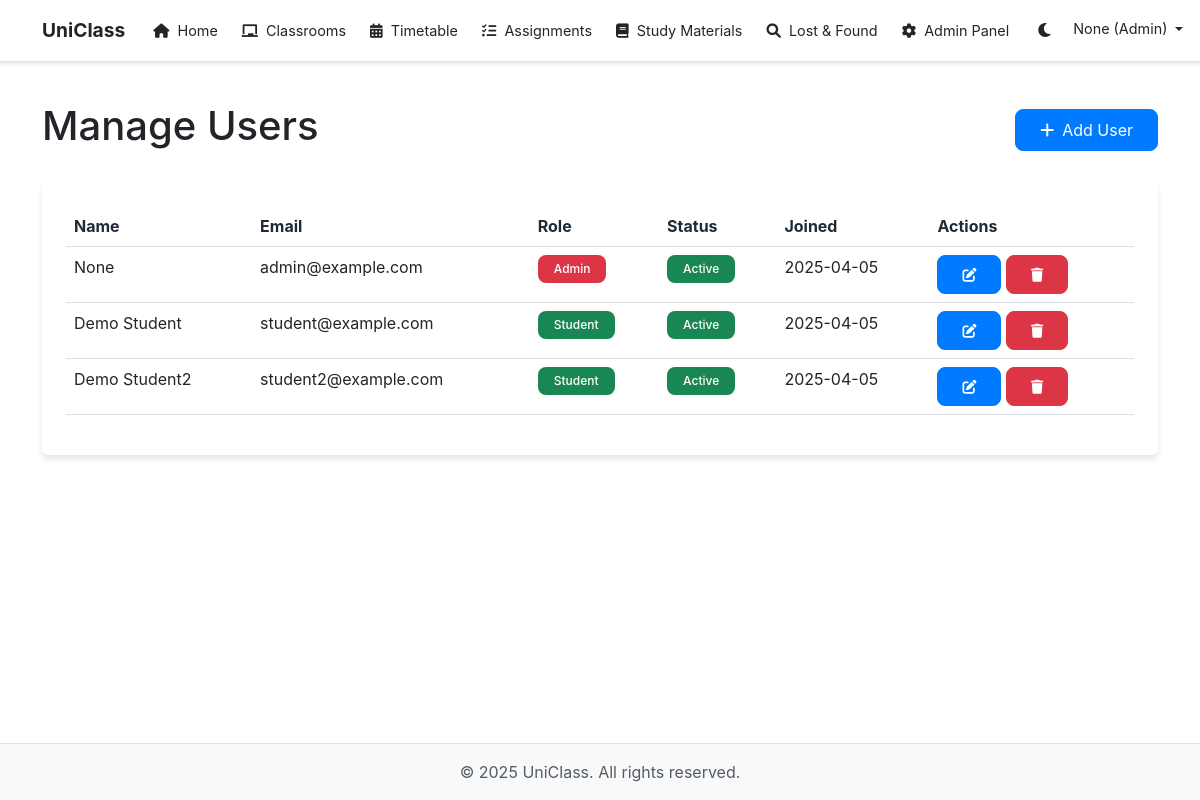
The app's page /admin/users (signed in) with its own data.
### models.py (models this page shows, shortened)
class User(UserMixin, db.Model):
    id = db.Column(db.Integer, primary_key=True)
    username = db.Column(db.String(64), unique=True, nullable=False)
    name = db.Column(db.String(100), nullable=True)  # Made nullable initially
    email = db.Column(db.String(120), unique=True, nullable=False)
    mobile = db.Column(db.String(10), unique=True, nullable=True)
    password_hash = db.Column(db.String(128))
    is_admin = db.Column(db.Boolean, default=False)
    is_approved = db.Column(db.Boolean, default=False)
    role = db.Column(db.String(20), default='student')  # student, teacher, admin
    department = db.Column(db.String(100), nullable=True)  # Added department field
    year = db.Column(db.String(10), nullable=True)  # Added year field
    created_at = db.Column(db.DateTime, default=datetime.utcnow)
    is_active = db.Column(db.Boolean, default=True)  # Added is_active field
    email_notifications = db.Column(db.Boolean, default=True)
    push_notifications = db.Column(db.Boolean, default=True)
    sms_notifications = db.Column(db.Boolean, default=False)
    notification_area = db.Column(db.String(100))
    roles = db.relationship('AdminRole', secondary='user_roles', back_populates='users')
    lost_items = db.relationship('LostItem', backref='owner', lazy='dynamic', foreign_keys='LostItem.user_id')
    found_items = db.relationship('FoundItem', backref='finder', lazy='dynamic', foreign_keys='FoundItem.user_id')
    lost_found_sent_messages = db.relationship('LostFoundChat', backref='sender', foreign_keys='LostFoundChat.sender_id', lazy='dynamic')
    lost_found_received_messages = db.relationship('LostFoundChat', backref='receiver', foreign_keys='LostFoundChat.receiver_id', lazy='dynamic')
    found_by_items = db.relationship('LostItem', backref='found_by_user', lazy='dynamic', foreign_keys='LostItem.found_by')
    given_feedback = db.relationship('Feedback', backref='reviewer', foreign_keys='Feedback.reviewer_id', lazy='dynamic')
    received_feedback = db.relationship('Feedback', backref='reviewee', foreign_keys='Feedback.reviewee_id', lazy='dynamic')
    @property
    def is_teacher(self):
        return self.role == 'teacher'

### routes/admin.py (the view)
@admin_bp.route('/users')
@admin_required
def users():
    users = User.query.all()
    return render_template('admin/users.html', users=users)

### models.py (called while the page is built)
@login_manager.user_loader
def load_user(id):
    return User.query.get(int(id))

### routes/admin.py (called while the page is built)
def admin_required(f):
    @wraps(f)
    def decorated_function(*args, **kwargs):
        if not current_user.is_authenticated or not current_user.is_admin:
            flash('You do not have permission to access this page.', 'danger')
            return redirect(url_for('main.index'))
        return f(*args, **kwargs)
    return decorated_function

### templates/admin/users.html (shortened to what this page needs)
{% extends "base.html" %}
{% block content %}
<div class="container py-4">
    <div class="d-flex justify-content-between align-items-center mb-4">
        <h1>Manage Users</h1>
        <button type="button" class="btn btn-primary" data-bs-toggle="modal" data-bs-target="#addUserModal">
            <i class="fas fa-plus me-2"></i>Add User
        </button>
    </div>
    <div class="card">
        <div class="card-body">
            <div class="table-responsive">
                <table class="table table-hover">
                    <thead>
                        <tr>
                            <th>Name</th>
                            <th>Email</th>
                            <th>Role</th>
                            <th>Status</th>
                            <th>Joined</th>
                            <th>Actions</th>
                        </tr>
                    </thead>
                    <tbody>
                        {% for user in users %}
                        <tr>
                            <td>{{ user.name }}</td>
                            <td>{{ user.email }}</td>
                            <td>
                                {% if user.is_admin %}
                                <span class="badge bg-danger">Admin</span>
                                {% elif user.is_teacher %}
                                <span class="badge bg-primary">Teacher</span>
                                {% else %}
                                <span class="badge bg-success">Student</span>
                                {% endif %}
                            </td>
                            <td>
                                {% if user.is_active %}
                                <span class="badge bg-success">Active</span>
                                {% else %}
                                <span class="badge bg-danger">Inactive</span>
                                {% endif %}
                            </td>
                            <td>{{ user.created_at.strftime('%Y-%m-%d') }}</td>
                            <td>
                                <button class="btn btn-sm btn-primary" data-bs-toggle="modal" data-bs-target="#editUserModal{{ user.id }}">
                                    <i class="fas fa-edit"></i>
                                </button>
                                <button class="btn btn-sm btn-danger" data-bs-toggle="modal" data-bs-target="#deleteUserModal{{ user.id }}">
                                    <i class="fas fa-trash"></i>
                                </button>
                            </td>
                        </tr>
                        {% endfor %}
                    </tbody>
                </table>
            </div>
        </div>
    </div>
</div>
{% endblock %}

### templates/base.html (shortened to what this page needs)
<!DOCTYPE html>
<html lang="en">
<head>
    <link href="https://cdn.jsdelivr.net/npm/bootstrap@5.3.0/dist/css/bootstrap.min.css" rel="stylesheet">
    <link href="https://cdnjs.cloudflare.com/ajax/libs/font-awesome/6.0.0/css/all.min.css" rel="stylesheet">
    <link rel="stylesheet" href="{{ url_for('static', filename='css/style.css') }}">
</head>
<body>
    <nav class="navbar navbar-expand-lg navbar-dark bg-primary">
        <div class="container">
            <a class="navbar-brand" href="{{ url_for('main.index') }}">UniClass</a>
            <div class="collapse navbar-collapse" id="navbarNav">
                <ul class="navbar-nav me-auto mb-2 mb-lg-0">
                    <li class="nav-item">
                        <a class="nav-link" href="{{ url_for('main.index') }}">
                            <i class="fas fa-home me-1"></i> Home
                        </a>
                    </li>
                    <li class="nav-item">
                        <a class="nav-link" href="{{ url_for('classroom.index') }}">
                            <i class="fas fa-chalkboard me-1"></i> Classrooms
                        </a>
                    </li>
                    <li class="nav-item">
                        <a class="nav-link" href="{{ url_for('timetable.index') }}">
                            <i class="fas fa-calendar-alt me-1"></i> Timetable
                        </a>
                    </li>
                    <li class="nav-item">
                        <a class="nav-link" href="{{ url_for('assignments.index') }}">
                            <i class="fas fa-tasks me-1"></i> Assignments
                        </a>
                    </li>
                    <li class="nav-item">
                        <a class="nav-link" href="{{ url_for('materials.index') }}">
                            <i class="fas fa-book me-1"></i> Study Materials
                        </a>
                    </li>
                    <li class="nav-item">
                        <a class="nav-link" href="{{ url_for('lost_found.index') }}">
                            <i class="fas fa-search me-1"></i> Lost & Found
                        </a>
                    </li>
                    {% if current_user.is_authenticated %}
                        {% if current_user.role == 'student' %}
                        <li class="nav-item">
                            <a class="nav-link" href="{{ url_for('student.index') }}">
                                <i class="fas fa-user-graduate me-1"></i> Student Panel
                            </a>
                        </li>
                        {% elif current_user.role == 'admin' %}
                        <li class="nav-item">
                            <a class="nav-link" href="{{ url_for('admin.index') }}">
                                <i class="fas fa-cog me-1"></i> Admin Panel
                            </a>
                        </li>
                        {% elif current_user.role == 'teacher' %}
                        <li class="nav-item">
                            <a class="nav-link" href="{{ url_for('teacher.index') }}">
                                <i class="fas fa-chalkboard-teacher me-1"></i> Teacher Panel
                            </a>
                        </li>
                        {% endif %}
                    {% endif %}
                </ul>
                <ul class="navbar-nav">
                    <li class="nav-item">
                        <button class="theme-toggle" id="themeToggle">
                            <i class="fas fa-moon"></i>
                        </button>
                    </li>
                    {% if current_user.is_authenticated %}
                    <li class="nav-item dropdown">
                        <a class="nav-link dropdown-toggle" href="#" id="navbarDropdown" role="button" data-bs-toggle="dropdown">
                            {{ current_user.name }} ({{ current_user.role.title() if current_user.role else 'User' }})
                        </a>
                    </li>
                    {% endif %}
                </ul>
            </div>
        </div>
    </nav>
    <main>
        {% block content %}{% endblock %}
    </main>
    <footer class="footer mt-5 py-3">
        <div class="container text-center">
            <span class="text-muted">&copy; <span id="currentYear"></span> UniClass. All rights reserved.</span>
        </div>
    </footer>
</body>
</html>

### static/css/style.css (style rules this page uses)
:root { --primary-color: #4f46e5; --secondary-color: #818cf8; --text-color: #333333; --bg-color: #ffffff; --nav-bg: rgba(255, 255, 255, 0.8); --card-bg: #ffffff; --border-color: #dee2e6; --input-bg: #ffffff; --input-border: #d1d5db; --input-text: #1f2937; --btn-text: #ffffff; --heading-color: #1f2937; --card-text: #4b5563; --hover-bg: #f8f9fa; --dropdown-bg: #ffffff; --dropdown-hover: #f8f9fa; --footer-bg: #f8f9fa; --footer-text: #333333; --link-color: #007bff; --link-hover: #0056b3; --shadow-color: rgba(0, 0, 0, 0.1); --alert-success-bg: #d1e7dd; --alert-success-text: #0f5132; --alert-danger-bg: #f8d7da; --alert-danger-text: #842029; --alert-info-bg: #cff4fc; --alert-info-text: #055160; --alert-warning-bg: #fff3cd; --alert-warning-text: #664d03; }
body { font-family: -apple-system, BlinkMacSystemFont, 'Segoe UI', Roboto, 'Helvetica Neue', Arial, sans-serif; background-color: var(--bg-color); color: var(--text-color); transition: all 0.3s ease; min-height: 100vh; display: flex; flex-direction: column; opacity: 1 !important; }
main { flex: 1; }
.navbar { backdrop-filter: blur(8px); background: var(--nav-bg) !important; border-bottom: 1px solid var(--border-color); transition: all 0.3s ease; box-shadow: 0 2px 4px rgba(0,0,0,.1); }
.navbar-brand { font-size: 1.5rem; font-weight: bold; color: var(--text-color) !important; }
.nav-link { color: var(--text-color) !important; transition: all 0.3s ease; }
.card, .feature-card, .testimonial-card { background-color: var(--card-bg); border: 1px solid var(--border-color); color: var(--text-color); box-shadow: 0 4px 6px var(--shadow-color); transition: all 0.3s ease; border: none; transition: transform 0.2s ease-in-out; }
.card-body { padding: 1.5rem; }
.btn { transition: all 0.3s ease; border-radius: 0.5rem; padding: 0.5rem 1.5rem; }
.btn-primary { background-color: var(--link-color); border-color: var(--link-color); color: var(--btn-text); }
.table { color: var(--text-color); }
.table thead th { background-color: var(--card-bg); color: var(--heading-color); border-color: var(--border-color); }
.table td { border-color: var(--border-color); }
.table th { background-color: #f8f9fc; border-top: none; }
footer { background-color: var(--footer-bg) !important; color: var(--footer-text); border-top: 1px solid var(--border-color); transition: all 0.3s ease; margin-top: auto; padding: 1rem 0; }
.badge { padding: 0.5rem 1rem; border-radius: 0.5rem; font-weight: 500; }

### templates/base.html (style rules this page uses)
:root { --primary-color: #0d6efd; --bg-color: #ffffff; --text-color: #212529; --card-bg: #ffffff; --border-color: #dee2e6; }
body { background-color: var(--bg-color); color: var(--text-color); }
.navbar { background-color: var(--card-bg) !important; border-bottom: 1px solid var(--border-color); padding: 0.5rem 1rem; }
.navbar-brand { font-size: 1.2rem; padding: 0.5rem 0; }
.nav-link { padding: 0.5rem 0.75rem !important; font-size: 0.9rem; white-space: nowrap; }
.nav-link i { font-size: 0.9rem; margin-right: 0.25rem; }
.theme-toggle { background: none; border: none; color: var(--text-color); cursor: pointer; padding: 0.5rem; margin-left: 0.5rem; }

### records on screen
User: name "None", role "Admin", email "admin@example.com", is_admin "Admin", is_active "Active", created_at "2025-04-05"
User: name "Demo Student", email "student@example.com", is_admin "Student", is_active "Active", created_at "2025-04-05"
User: name "Demo Student2", email "student2@example.com", is_admin "Student", is_active "Active", created_at "2025-04-05"
